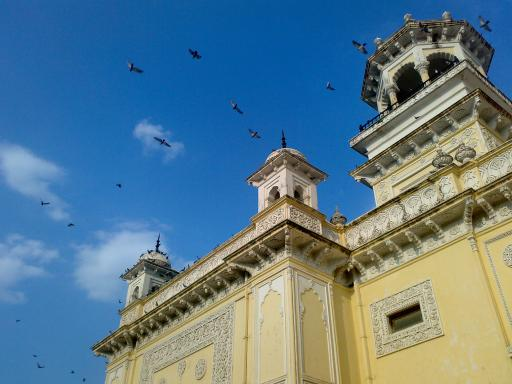
#> input picture OpenCV4/data/home.jpg, 512 x 384 px
$ python Histogram_Equalization_4.py
#> lines starting #> are read from the running program, lines starting #| are printed output that depends on the picture; after the words box and inside, x2 and y2 are one past the last pixel; in counts of white or black regions, pixels touching at a corner belong together
import numpy as np
import cv2 as cv
from matplotlib import pyplot as plt


img = cv.imread('../../data/home.jpg')
#> img is the input picture: shape (384, 512, 3); mean B, G, R 141.2, 123.9, 91.6
hsv = cv.cvtColor(img,cv.COLOR_BGR2HSV)
#> hsv: shape (384, 512, 3); mean H, S, V 68.6, 145.7, 162.9

hist = cv.calcHist( [hsv], [0, 1], None, [180, 256], [0, 180, 0, 256] )
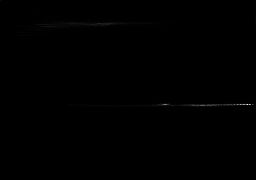
#> hist: shape (180, 256) float32; min 0, max 2776, mean 4.3; drawn with min black and max white
plt.subplot(121)
plt.imshow(hist,interpolation = 'nearest')
plt.subplot(122)
plt.imshow(hsv)
plt.show()
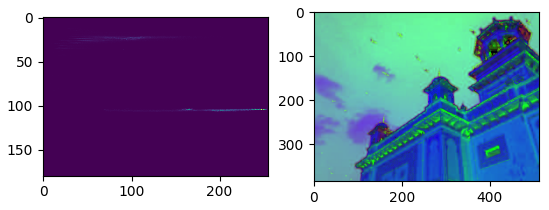
#> figure drawn by matplotlib, 2 panels
